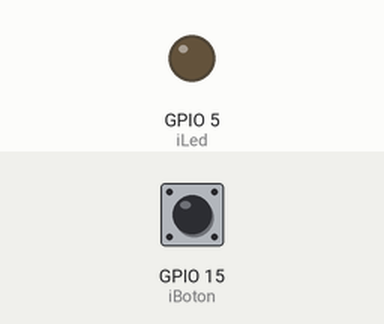
Recording of a sketch running on a simulated ESP8266 (NodeMCU). On the bench: output pins drawn as LEDs (lit = HIGH). The test bench sets the inputs (shaded band); at power-on: GPIO 15 (iBoton) LOW. WiFi joins after 1.5 s; servers stay silent unless stated; the Firebase database answers and starts empty; what the sketch prints to the serial monitor is not drawn.

Above: at 2.7 s.
2.8 s: GPIO 15 (iBoton) pulled HIGH for 0.4 s
At 3.2 s:
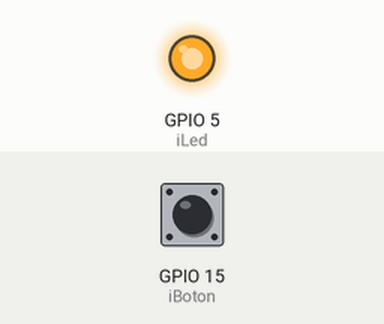
4.7 s: GPIO 15 (iBoton) pulled HIGH for 1 s
At 5.4 s:
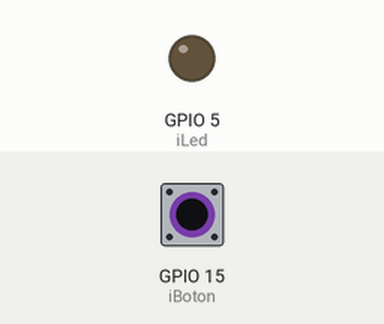
7.2 s: GPIO 15 (iBoton) pulled HIGH for 3.2 s
At 8.4 s:
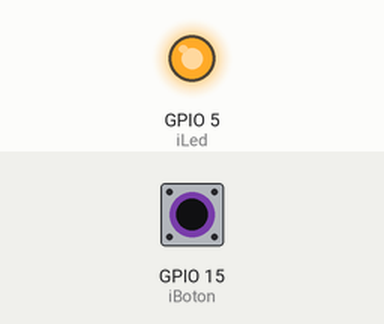
Timing chart, 0 to 10.2 s (numbered marks = the images above; inputs shaded):
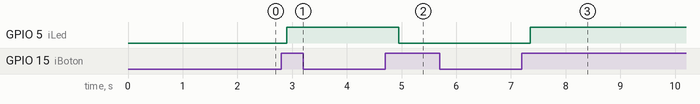

Measured:
- after the input at 2.8 s, GPIO 5 (iLed): LOW → HIGH after 0.10 s
- after the input at 4.7 s, GPIO 5 (iLed): HIGH → LOW after 0.25 s
- after the input at 7.2 s, GPIO 5 (iLed): LOW → HIGH after 0.15 s

The sketch:

CodigoArduino_ESP8266.ino
```cpp
// (licence header left out)
// FirebaseDemo_ESP8266 is a sample that demo the different functions
// of the FirebaseArduino API.

#include <ESP8266WiFi.h>
#include <FirebaseArduino.h>

// Set these to run example.
#define FIREBASE_HOST "iot-sena.firebaseio.com"
#define FIREBASE_AUTH "N3sQMc969ykBohrDW6FhLzTbqlhKTlYbT0jFbbdE"
#define WIFI_SSID "Familia Rojas"
#define WIFI_PASSWORD "3123888490"

//Variables Globales
int iBoton=15;
int iLed=5;

void setup() {
  Serial.begin(9600);
  //Configuración de Entradas Salidas
  pinMode(iBoton,INPUT);
  pinMode(iLed,OUTPUT);
  // connect to wifi.
  WiFi.begin(WIFI_SSID, WIFI_PASSWORD);
  Serial.print("connecting");
  while (WiFi.status() != WL_CONNECTED) {
    Serial.print(".");
    delay(500);
  }
  Serial.println();
  Serial.print("connected: ");
  Serial.println(WiFi.localIP());

  Firebase.begin(FIREBASE_HOST, FIREBASE_AUTH);
}

int n = 0;
boolean xFlanco=false;
boolean xLedEncendidoApp=false;
boolean xVarBotonFisico=false;
boolean xVarBotonApp=false;
int iContador=0;
int iBucles=0;

void loop() {

  //Lectura de señales digitales
  boolean xEstadoBoton=digitalRead(iBoton);
  boolean xEstadoLed=digitalRead(iLed);

  //Accionamiento de botón fisico
  if(xEstadoBoton==1 && xFlanco==0){
    digitalWrite(iLed,!xEstadoLed);
    xVarBotonFisico=!xVarBotonFisico;
    iContador++;
    fSet(xVarBotonFisico);
    fSetInt(iContador);
  }
  xFlanco=xEstadoBoton;

  //Accionamiento de switch de App
  boolean xVarBotonApp=Firebase.getBool("Boton App");
  delay(200);
  if(xVarBotonApp==true && xLedEncendidoApp==false){
     digitalWrite(iLed,true);
     xLedEncendidoApp=true;
   }
   if(xVarBotonApp==false && xLedEncendidoApp==true){
     digitalWrite(iLed,false);
     xLedEncendidoApp=false;
   }

  //Al completar 5 accionamientos eliminamos el contador y creamos un bucle
  if(iContador==5){
    iBucles++;
    fRemove();
    fPush();
    iContador=0;
  }

}

//##############################################  set value
void fSet(boolean xValor){
    Firebase.setBool("Boton Físico",xValor );
    // handle error
    if (Firebase.failed()) {
        Serial.print("setting /number failed:");
        Serial.println(Firebase.error());
        return;
    }
}


//##############################################  set integer
void fSetInt(int iValor){
    Firebase.setInt("Mensaje a app",iValor );
    // handle error
    if (Firebase.failed()) {
        Serial.print("setting /number failed:");
        Serial.println(Firebase.error());
        return;
    }
}

//##############################################  remove register
void fRemove(){
  Firebase.remove("Contador");
}

//##############################################  Push register
void fPush(){
  String name = Firebase.pushInt("logs", iBucles);
  // handle error
  if (Firebase.failed()) {
      Serial.print("pushing /logs failed:");
      Serial.println(Firebase.error());
      return;
  }
}

//##############################################  Get value
void fGet(){
}


  /*
  // set value
  Firebase.setFloat("number", 42.0);
  // handle error
  if (Firebase.failed()) {
      Serial.print("setting /number failed:");
      Serial.println(Firebase.error());
      return;
  }
  delay(1000);

  // update value
  Firebase.setFloat("number", 43.0);
  // handle error
  if (Firebase.failed()) {
      Serial.print("setting /number failed:");
      Serial.println(Firebase.error());
      return;
  }
  delay(1000);

  // get value
  Serial.print("number: ");
  Serial.println(Firebase.getFloat("number"));
  delay(1000);

  // remove value

  delay(1000);

  // set string value
  Firebase.setString("message", "hello world");
  // handle error
  if (Firebase.failed()) {
      Serial.print("setting /message failed:");
      Serial.println(Firebase.error());
      return;
  }
  delay(1000);

  // set bool value
  Firebase.setBool("truth", false);
  // handle error
  if (Firebase.failed()) {
      Serial.print("setting /truth failed:");
      Serial.println(Firebase.error());
      return;
  }
  delay(1000);

  // append a new value to /logs
  String name = Firebase.pushInt("logs", n++);
  // handle error
  if (Firebase.failed()) {
      Serial.print("pushing /logs failed:");
      Serial.println(Firebase.error());
      return;
  }
  Serial.print("pushed: /logs/");
  Serial.println(name);
  delay(1000);

}*/
```
